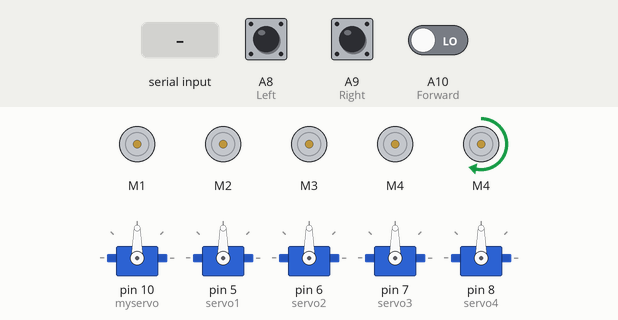
Bench run of a sketch on a simulated Arduino Mega 2560, built with avr-gcc and run on an emulated ATmega2560. Shown: 5 × DC motor (green arrow = forward, orange = backward, longer = faster), 5 × servo. The test bench sets the inputs (shaded band); at power-on: A10 (Forward) LOW, A8 (Left) LOW, A9 (Right) LOW.

Above: at 1.2 s.
1.3 s: A10 (Forward) driven HIGH
At 4.2 s:
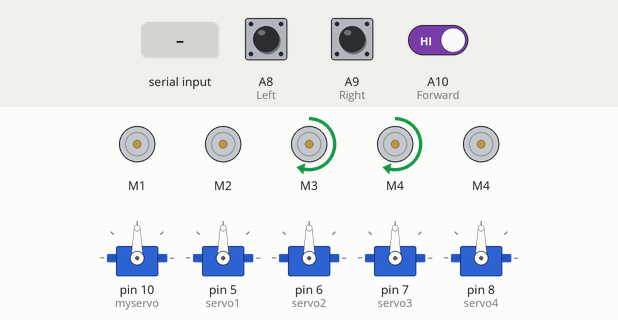
4.8 s: "motor,1\n" received over Serial
At 5.9 s:
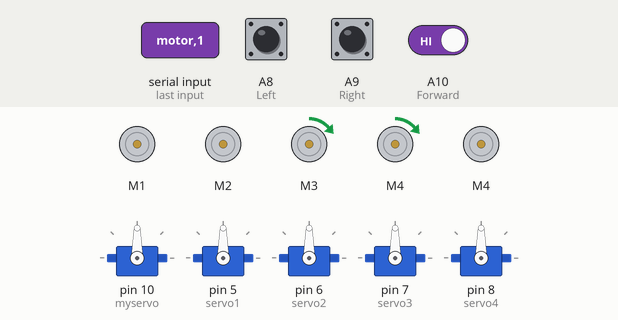
6.5 s: "servo,1\n" received over Serial
At 7.1 s:
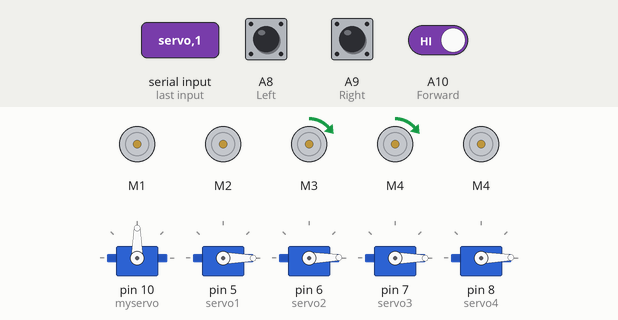
8.0 s: "motor,150\n" received over Serial
At 8.3 s:
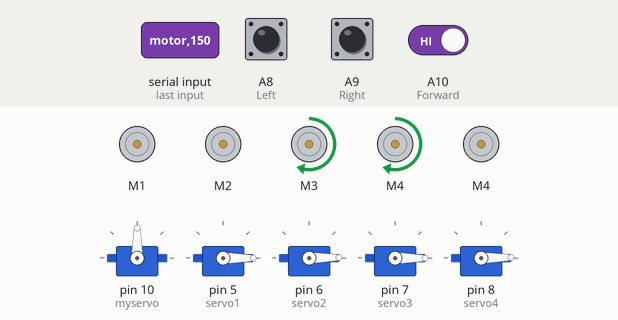
9.5 s: A8 (Left) pulled HIGH for 0.15 s
At 9.69 s:
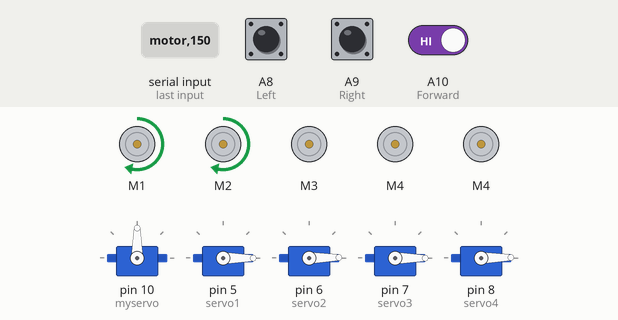
11.3 s: A10 (Forward) driven LOW
At 11.9 s:
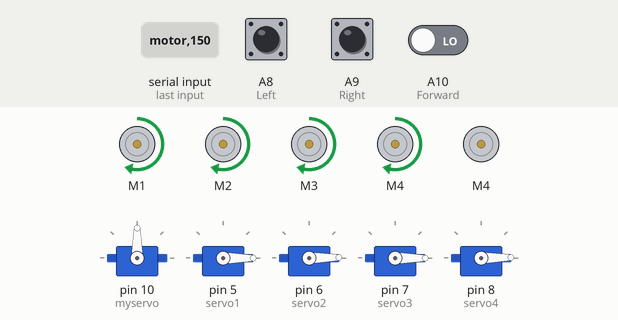
Timing chart, 0 to 15.8 s (numbered marks = the images above; inputs shaded):
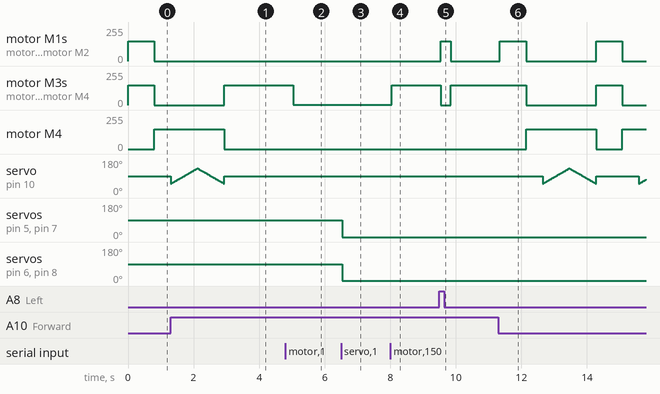

Measured:
- after the input at 1.3 s, motor M1, motor M2: stays stopped (without the input it goes to forward 150/255 after 1.6 s); motor M3, motor M4: goes on until 2.9 s, then stays forward 150/255; motor M4: goes on until 2.9 s, then stays stopped
- after the input at 4.8 s, motor M3, motor M4: forward 150/255 → forward 1/255 after 0.24 s
- after the input at 6.5 s, servo on pin 5 (servo1), servo on pin 7 (servo3): 90° → 0° at once; servo on pin 6 (servo2), servo on pin 8 (servo4): 90° → 1° at once
- after the input at 8.0 s, motor M3, motor M4: forward 1/255 → forward 150/255 at once
- after the input at 9.5 s, motor M1, motor M2: stopped → forward 150/255 at once, → stopped 0.30 s later; motor M3, motor M4: forward 150/255 → stopped at once, → forward 150/255 0.30 s later
- after the input at 11.3 s, motor M1, motor M2: alternates forward 150/255 for 0.80 s and stopped for 2.1 s, starting at once; motor M3, motor M4: forward 150/255 → stopped after 0.84 s, → forward 150/255 2.1 s later, → stopped 0.80 s later; motor M4: stopped → forward 150/255 after 0.84 s, → stopped 2.1 s later, → forward 150/255 0.80 s later

The sketch:

wro_final.ino
```cpp
#include <AFMotor.h>
#include <Servo.h>

// Define motor objects for 4 motors
AF_DCMotor motor1(1);
AF_DCMotor motor2(2);
AF_DCMotor motor3(3);
AF_DCMotor motor4(4);

// Servo object for robotic arm
Servo servo1, servo2, servo3, servo4;

// Fire extinguisher components
Servo myservo;
AF_DCMotor pump(4);

int Left = A8;
int Right = A9;
int Forward = A10;

int speedValue = 0;
int turnValue = 0;
boolean fire = false;

void setup() {
  Serial.begin(9600);

  // Initialize sensors and motors
  pinMode(Left, INPUT);
  pinMode(Right, INPUT);
  pinMode(Forward, INPUT);

  motor1.setSpeed(150);
  motor2.setSpeed(150);
  motor3.setSpeed(150);
  motor4.setSpeed(150);
  pump.setSpeed(150);

  // Initialize fire extinguisher servo
  myservo.attach(10);
  myservo.write(90);

  // Initialize robotic arm servos
  servo1.attach(5);  // Servo 1 connected to pin 5
  servo2.attach(6);  // Servo 2 connected to pin 6
  servo3.attach(7);  // Servo 3 connected to pin 7
  servo4.attach(8);  // Servo 4 connected to pin 8
}

void loop() {
  // Check if data is available to read from Serial
  if (Serial.available() > 0) {
    String command = Serial.readStringUntil('\n');

    if (command.startsWith("motor")) {
      controlMotors(command);
    } else if (command.startsWith("servo")) {
      controlRoboticArm(command);
    }
  }

  // Fire extinguisher logic
  if (digitalRead(Left) == 1 && digitalRead(Right) == 1 && digitalRead(Forward) == 1) {
    motor1.run(RELEASE);
    motor2.run(RELEASE);
    motor3.run(RELEASE);
    motor4.run(RELEASE);
  } else if (digitalRead(Forward) == 0) {
    motor1.run(FORWARD);
    motor2.run(FORWARD);
    motor3.run(FORWARD);
    motor4.run(FORWARD);
    fire = true;
  } else if (digitalRead(Left) == 0) {
    motor1.run(RELEASE);
    motor2.run(RELEASE);
    motor3.run(FORWARD);
    motor4.run(FORWARD);
  } else if (digitalRead(Right) == 0) {
    motor1.run(FORWARD);
    motor2.run(FORWARD);
    motor3.run(RELEASE);
    motor4.run(RELEASE);
  }

  delay(300);

  if (fire) {
    put_off_fire();
  }
}

void controlMotors(String command) {
  int commaIndex = command.indexOf(',');
  if (commaIndex > 0) {
    speedValue = command.substring(6, commaIndex).toInt();
    turnValue = command.substring(commaIndex + 1).toInt();
  }

  int leftMotorSpeed = speedValue - turnValue;
  int rightMotorSpeed = speedValue + turnValue;

  leftMotorSpeed = constrain(leftMotorSpeed, -255, 255);
  rightMotorSpeed = constrain(rightMotorSpeed, -255, 255);

  setMotorSpeed(motor1, leftMotorSpeed);
  setMotorSpeed(motor2, leftMotorSpeed);
  setMotorSpeed(motor3, rightMotorSpeed);
  setMotorSpeed(motor4, rightMotorSpeed);
}

void setMotorSpeed(AF_DCMotor& motor, int speed) {
  if (speed > 0) {
    motor.setSpeed(speed);
    motor.run(FORWARD);
  } else if (speed < 0) {
    motor.setSpeed(abs(speed));
    motor.run(BACKWARD);
  } else {
    motor.run(RELEASE);
  }
}

void put_off_fire() {
  delay(500);
  motor1.run(RELEASE);
  motor2.run(RELEASE);
  motor3.run(RELEASE);
  motor4.run(RELEASE);
  pump.run(FORWARD);

  delay(500);
  for (int pos = 50; pos <= 130; pos += 1) {
    myservo.write(pos);
    delay(10);
  }
  for (int pos = 130; pos >= 50; pos -= 1) {
    myservo.write(pos);
    delay(10);
  }
  pump.run(RELEASE);
  myservo.write(90);
  fire = false;
}

void controlRoboticArm(String command) {
  int index1 = command.indexOf(',');
  int index2 = command.indexOf(',', index1 + 1);
  int index3 = command.indexOf(',', index2 + 1);

  int servo1Pos = command.substring(6, index1).toInt();
  int servo2Pos = command.substring(index1 + 1, index2).toInt();
  int servo3Pos = command.substring(index2 + 1, index3).toInt();
  int servo4Pos = command.substring(index3 + 1).toInt();

  servo1.write(servo1Pos);
  servo2.write(servo2Pos);
  servo3.write(servo3Pos);
  servo4.write(servo4Pos);
}
```
